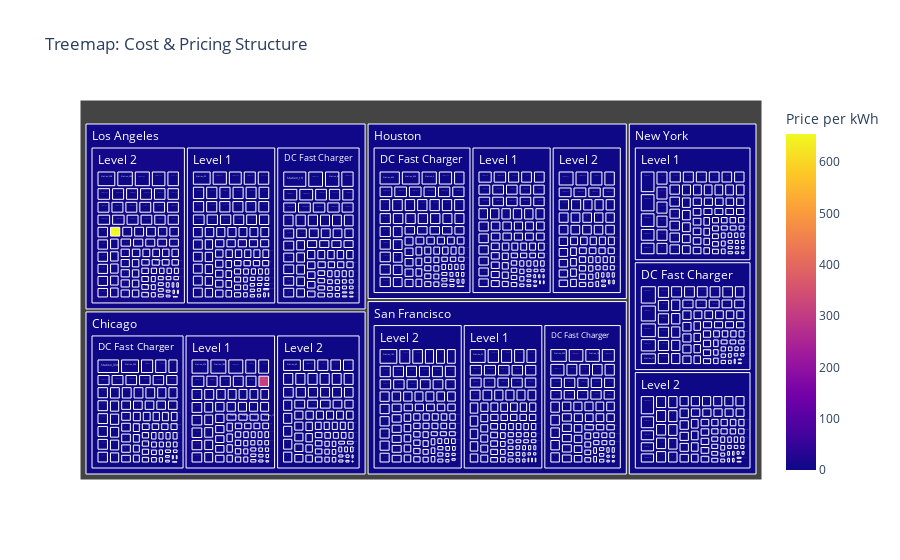

Source (notebook cell):
### Markdown cell above
## 7. Treemap — City → Charger Type → Station

### Code cell
px.treemap(df,path=['Charging Station Location','Charger Type','Charging Station ID'],
           values='Charging Cost (USD)',color='Price per kWh',
           title='Treemap: Cost & Pricing Structure').show()

### Figure 1 — Plotly figure (JSON) as saved in the notebook; plotly's stock layout.template omitted (floating-point values rounded to 4 significant figures; data arrays with more than 128 entries replaced by an {"elided": "..."} marker saying what was removed)
{"data": [{"branchvalues": "total", "customdata": {"elided": "1173x1 float values"}, "domain": {"x": [0, 1], "y": [0, 1]}, "hovertemplate": "labels=%{label}<br>Charging Cost (USD)=%{value}<br>parent=%{parent}<br>id=%{id}<br>Price per kWh=%{color}<extra></extra>", "ids": {"elided": "1173 str values"}, "labels": {"elided": "1173 str values"}, "marker": {"coloraxis": "coloraxis", "colors": {"elided": "1173 float values"}}, "name": "", "parents": {"elided": "1173 str values"}, "type": "treemap", "values": {"elided": "1173 float values"}}], "layout": {"coloraxis": {"colorbar": {"title": {"text": "Price per kWh"}}, "colorscale": [[0, "#0d0887"], [0.1111, "#46039f"], [0.2222, "#7201a8"], [0.3333, "#9c179e"], [0.4444, "#bd3786"], [0.5556, "#d8576b"], [0.6667, "#ed7953"], [0.7778, "#fb9f3a"], [0.8889, "#fdca26"], [1, "#f0f921"]]}, "legend": {"tracegroupgap": 0}, "title": {"text": "Treemap: Cost & Pricing Structure"}}}
